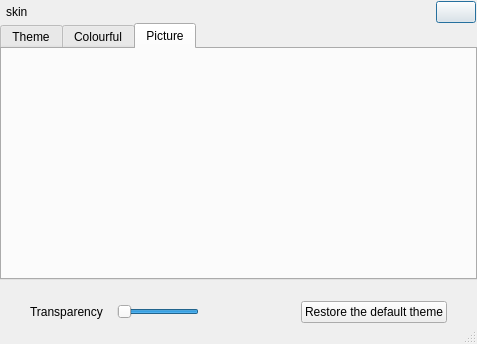
<?xml version="1.0" encoding="UTF-8"?>
<ui version="4.0">
 <class>SkinDialog</class>
 <widget class="QDialog" name="SkinDialog">
  <property name="geometry">
   <rect>
    <x>0</x>
    <y>0</y>
    <width>477</width>
    <height>344</height>
   </rect>
  </property>
  <property name="windowTitle">
   <string>Dialog</string>
  </property>
  <property name="sizeGripEnabled">
   <bool>true</bool>
  </property>
  <layout class="QVBoxLayout" name="verticalLayout">
   <property name="spacing">
    <number>0</number>
   </property>
   <property name="leftMargin">
    <number>0</number>
   </property>
   <property name="topMargin">
    <number>0</number>
   </property>
   <property name="rightMargin">
    <number>0</number>
   </property>
   <property name="bottomMargin">
    <number>0</number>
   </property>
   <item>
    <widget class="QWidget" name="widget" native="true">
     <layout class="QVBoxLayout" name="verticalLayout_2">
      <property name="spacing">
       <number>0</number>
      </property>
      <property name="leftMargin">
       <number>0</number>
      </property>
      <property name="topMargin">
       <number>0</number>
      </property>
      <property name="rightMargin">
       <number>0</number>
      </property>
      <property name="bottomMargin">
       <number>0</number>
      </property>
      <item>
       <widget class="QWidget" name="dialogTitleBar" native="true">
        <layout class="QHBoxLayout" name="horizontalLayout">
         <property name="spacing">
          <number>0</number>
         </property>
         <property name="leftMargin">
          <number>0</number>
         </property>
         <property name="topMargin">
          <number>1</number>
         </property>
         <property name="rightMargin">
          <number>1</number>
         </property>
         <property name="bottomMargin">
          <number>0</number>
         </property>
         <item>
          <widget class="QLabel" name="labelTitle">
           <property name="text">
            <string>skin</string>
           </property>
           <property name="indent">
            <number>6</number>
           </property>
          </widget>
         </item>
         <item>
          <spacer name="horizontalSpacer">
           <property name="orientation">
            <enum>Qt::Horizontal</enum>
           </property>
           <property name="sizeHint" stdset="0">
            <size>
             <width>408</width>
             <height>20</height>
            </size>
           </property>
          </spacer>
         </item>
         <item>
          <widget class="QPushButton" name="buttonClose">
           <property name="text">
            <string/>
           </property>
          </widget>
         </item>
        </layout>
       </widget>
      </item>
      <item>
       <widget class="QWidget" name="widgetSkinBg" native="true">
        <layout class="QVBoxLayout" name="verticalLayout_3">
         <property name="spacing">
          <number>0</number>
         </property>
         <property name="leftMargin">
          <number>0</number>
         </property>
         <property name="topMargin">
          <number>0</number>
         </property>
         <property name="rightMargin">
          <number>0</number>
         </property>
         <property name="bottomMargin">
          <number>0</number>
         </property>
         <item>
          <widget class="QTabWidget" name="tabWidgetSkinMain">
           <property name="currentIndex">
            <number>2</number>
           </property>
           <widget class="QWidget" name="tabTheme">
            <attribute name="title">
             <string>Theme</string>
            </attribute>
           </widget>
           <widget class="QWidget" name="tabColourful">
            <attribute name="title">
             <string>Colourful</string>
            </attribute>
           </widget>
           <widget class="QWidget" name="tabPicture">
            <attribute name="title">
             <string>Picture</string>
            </attribute>
            <layout class="QVBoxLayout" name="verticalLayout_4">
             <property name="spacing">
              <number>0</number>
             </property>
             <property name="leftMargin">
              <number>0</number>
             </property>
             <property name="topMargin">
              <number>0</number>
             </property>
             <property name="rightMargin">
              <number>0</number>
             </property>
             <property name="bottomMargin">
              <number>0</number>
             </property>
             <item>
              <widget class="QWidget" name="widget_2" native="true">
               <property name="minimumSize">
                <size>
                 <width>0</width>
                 <height>50</height>
                </size>
               </property>
               <layout class="QVBoxLayout" name="verticalLayout_5">
                <property name="spacing">
                 <number>0</number>
                </property>
                <property name="leftMargin">
                 <number>30</number>
                </property>
                <property name="topMargin">
                 <number>10</number>
                </property>
                <property name="rightMargin">
                 <number>30</number>
                </property>
                <property name="bottomMargin">
                 <number>10</number>
                </property>
                <item>
                 <widget class="QWidget" name="widgetCategories" native="true"/>
                </item>
               </layout>
              </widget>
             </item>
             <item>
              <widget class="QStackedWidget" name="stackedWidgetPictures">
               <widget class="QWidget" name="page"/>
               <widget class="QWidget" name="page_2"/>
              </widget>
             </item>
            </layout>
           </widget>
          </widget>
         </item>
         <item>
          <widget class="QWidget" name="widgetBottom" native="true">
           <property name="minimumSize">
            <size>
             <width>0</width>
             <height>64</height>
            </size>
           </property>
           <layout class="QHBoxLayout" name="horizontalLayout_2">
            <property name="spacing">
             <number>14</number>
            </property>
            <property name="leftMargin">
             <number>30</number>
            </property>
            <property name="topMargin">
             <number>0</number>
            </property>
            <property name="rightMargin">
             <number>30</number>
            </property>
            <property name="bottomMargin">
             <number>0</number>
            </property>
            <item>
             <widget class="QLabel" name="label">
              <property name="text">
               <string>Transparency</string>
              </property>
             </widget>
            </item>
            <item>
             <widget class="QSlider" name="sliderOpacity">
              <property name="cursor">
               <cursorShape>PointingHandCursor</cursorShape>
              </property>
              <property name="maximum">
               <number>100</number>
              </property>
              <property name="pageStep">
               <number>1</number>
              </property>
              <property name="value">
               <number>100</number>
              </property>
              <property name="sliderPosition">
               <number>100</number>
              </property>
              <property name="orientation">
               <enum>Qt::Horizontal</enum>
              </property>
              <property name="invertedAppearance">
               <bool>true</bool>
              </property>
              <property name="invertedControls">
               <bool>false</bool>
              </property>
             </widget>
            </item>
            <item>
             <spacer name="horizontalSpacer_2">
              <property name="orientation">
               <enum>Qt::Horizontal</enum>
              </property>
              <property name="sizeHint" stdset="0">
               <size>
                <width>90</width>
                <height>20</height>
               </size>
              </property>
             </spacer>
            </item>
            <item>
             <widget class="QPushButton" name="buttonRestore">
              <property name="text">
               <string>Restore the default theme</string>
              </property>
             </widget>
            </item>
           </layout>
          </widget>
         </item>
        </layout>
       </widget>
      </item>
     </layout>
    </widget>
   </item>
  </layout>
 </widget>
 <resources/>
 <connections/>
</ui>
